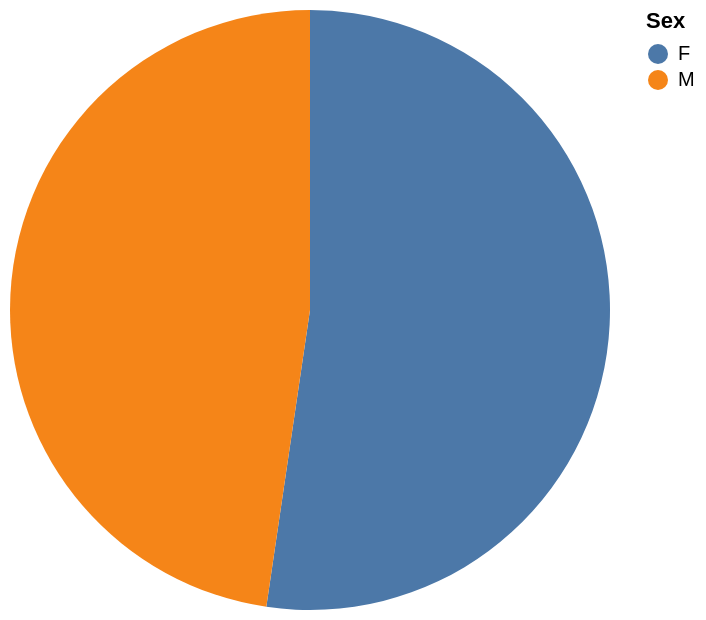

Vega-Lite specification stored for this chart:
### Vega-Lite specification from a JSON file in a GitHub repository (floating-point values rounded to 4 significant figures)
{"data": {"values": [{"x_data": "F", "y_data": 90}, {"x_data": "M", "y_data": 82}]}, "mark": "arc", "encoding": {"theta": {"field": "y_data", "type": "quantitative", "title": "min(weight)"}, "color": {"field": "x_data", "type": "nominal", "title": "Sex"}}}
